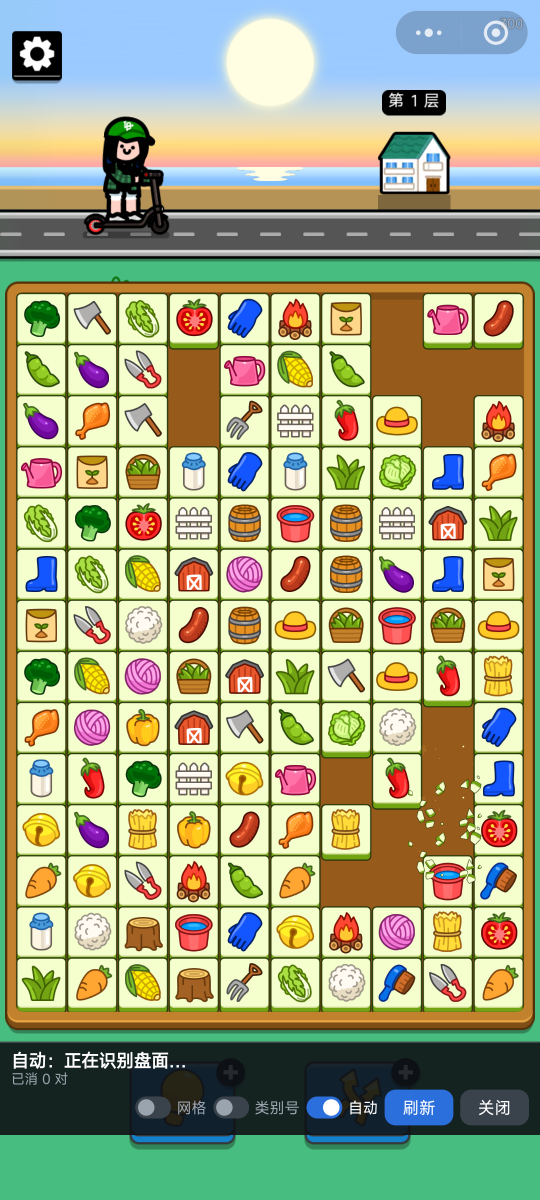
#> input picture BrickGame-Tool/build-dataset/samples/lowconf_1016-010431.png, 1080 x 2400 px (shown at 1/2 size); its folder holds only this picture in this run
$ python gen_vision_golden.py --image build-dataset/samples/lowconf_1016-010431.png   (older library calls are emulated)
#> lines starting #> are read from the running program, lines starting #| are printed output that depends on the picture
### BrickGame-Tool/tile_recognizer.py
#!/usr/bin/env python3
# -*- coding: utf-8 -*-
"""
共享底层库：棋盘标定 + 裁格 + 图标特征 + 帧内聚类。**不做训练，也不写数据集。**

三个环节（全部自动，不依赖机型/分辨率/皮肤）：
  1. 定位棋盘网格：由 `build-dataset/yolo_grid.py`（board/tile 检测）给出网格线，
                   本文件只负责 `grid_from_lines`：按给定网格线裁格、算特征、标空位。
                   投影/自相关那套 OpenCV 标定已删除（残局会给出 191×48 这种网格）。
  2. 特征与空位：每格裁切 → 缩放 → 去底板 → 图标特征；接近纯底色的格子判为空位（`icon_features`）
  3. 帧内聚类：特征两两算距离（带 ±3px 平移对齐，`aligned_distance_matrix`）→
               偶数约束下的等价类（`cluster_by_parity` / `merge_similar`）

谁在用：
  build-dataset/build_dataset.py   标定 + 裁格
  build-dataset/auto_classify.py   图标特征（像素特征兜底路线）
  build-dataset/visualize_groups.py
  train_classifier.py              标定 / 像素基线对比
（早期那套"标定缓存 + 稀疏棋盘兜底 + 奇偶纠错 + 调参 CLI"已随数据集管线落定而删除。）

单独跑一张图只为**看网格定位对不对**（调试图，不产数据集）：
  python tile_recognizer.py samples/screenshot_01.jpg --out out
"""
from __future__ import annotations

import argparse
import itertools
import os
import sys

import cv2
import numpy as np

CELL = 32          # 每格归一化后的边长
INSET = 0.14       # 裁切时向内收缩的比例（去掉格子边框/圆角）
FLAT_THR = 5.0     # 内部边缘能量低于它 = 平坦 = 已消除的空位（实测砖块最低 31、空位最高 0.8）

# 棋盘列数的合理范围（与 Android 侧 OpenCvBoardScanner.MIN_COLS/MAX_COLS 一致）：
# 实测出现过 6 列（连消模式，格距 164）与 10 列（格距 102）两种关卡，留余量覆盖。
# 谐波修正后必须落在这一档才算数。
MIN_COLS = 6
MAX_COLS = 16

# 判断"一段砖块是一排真格子还是 UI 噪声"的密度线：真格子每格至少 2 块砖，
# 而误判进来的状态栏/设置图标那种，一段里平均下来连 1.5 都到不了（真机实测 1.25）。
MIN_RUN_DENSITY = 2.0


# ---------------------------------------------------------------- 图像与投影
def load_image(path: str) -> np.ndarray:
    img = cv2.imread(path, cv2.IMREAD_COLOR)
    if img is None:
        raise SystemExit(f"无法读取图片: {path}")
    return img


def edge_profile(img: np.ndarray) -> np.ndarray:
    """梯度幅值图：格子边界会形成成排的强边，棋盘底色/天空则是平滑的。"""
    gray = cv2.cvtColor(img, cv2.COLOR_BGR2GRAY)
    gx = cv2.Sobel(gray, cv2.CV_32F, 1, 0, ksize=3)
    gy = cv2.Sobel(gray, cv2.CV_32F, 0, 1, ksize=3)
    g = cv2.magnitude(gx, gy)
    g = cv2.GaussianBlur(g, (3, 3), 0)
    return g


def detrend(sig: np.ndarray, win: int) -> np.ndarray:
    """减去滑动平均 = 高通滤波。不做这步，投影里的缓慢趋势会让自相关在
    小滞后上就很高，周期会被误判成 min_pitch。"""
    win = max(5, int(win) | 1)
    pad = win // 2
    box = np.ones(win) / win
    padded = np.pad(sig.astype(np.float64), pad, mode="edge")
    trend = np.convolve(padded, box, mode="same")[pad:pad + len(sig)]
    return sig.astype(np.float64) - trend


def fundamental_pitch(sig: np.ndarray, min_pitch: int, max_pitch: int) -> tuple[int, np.ndarray]:
    """高通后做自相关，取最大峰；若是 2 倍谐波则折半到基波。"""
    x = detrend(sig, max(3 * min_pitch, int(len(sig) * 0.12)))
    n = len(x)
    ac = np.correlate(x, x, mode="full")[n - 1:]
    ac = ac / (ac[0] + 1e-9)
    lo = max(2, min_pitch)
    hi = max(lo + 1, min(n - 2, max_pitch))
    seg = ac[lo:hi]
    if seg.size == 0:
        return lo, ac
    lag = lo + int(np.argmax(seg))
    while lag >= 2 * lo and ac[lag // 2] >= 0.6 * ac[lag]:
        lag //= 2
    return lag, ac


# [16 lines left out: function reconcile_pitches, not called in this run]


def lattice_phase(prof: np.ndarray, pitch: int) -> int:
    """在给定周期下求相位：让网格线尽量落在强边上的那个偏移。"""
    n = len(prof)
    p = detrend(prof, max(3 * pitch, int(n * 0.12)))
    return int(np.argmax([float(p[ph::pitch].sum()) for ph in range(pitch)]))


# [11 lines left out: function longest_run, not called in this run]


def refine_lines(prof: np.ndarray, lines: np.ndarray, pitch: int) -> np.ndarray:
    """把每条网格线放到"缝隙中心"，再做亚像素精调与最小二乘拟合。

    为什么必须放到缝隙中心：相邻两块砖的描边会形成一对很近的峰（实测间隔 9px，
    而格子间距 164px）。相位锁定可能落在其中任意一个峰上，格子边界就偏了半个缝宽，
    裁切窗口跟着错位。所以这里显式找"两条描边之间的谷底"。
    """
    n = len(prof)
    half = max(2, pitch // 5)
    ks, ys = [], []
    for k, y in enumerate(lines):
        lo, hi = max(0, int(y) - half), min(n, int(y) + half + 1)
        seg = prof[lo:hi].astype(np.float64)
        if seg.size < 3:
            continue
        peaks = [i for i in range(1, len(seg) - 1)
                 if seg[i] >= seg[i - 1] and seg[i] >= seg[i + 1] and seg[i] > 0.35 * seg.max()]
        if len(peaks) >= 2:
            a, b = sorted(sorted(peaks, key=lambda i: -seg[i])[:2])
            v = a + int(np.argmin(seg[a:b + 1]))
            pos = float(lo + v)
            if 0 < v < len(seg) - 1:                     # 抛物线插值到亚像素
                d = seg[v - 1] - 2 * seg[v] + seg[v + 1]
                if abs(d) > 1e-6:
                    pos += float(np.clip(0.5 * (seg[v - 1] - seg[v + 1]) / d, -0.5, 0.5))
        elif peaks:
            i = peaks[0]
            thr = 0.5 * seg[i]
            a = i
            while a - 1 >= 0 and seg[a - 1] >= thr:
                a -= 1
            b = i
            while b + 1 < seg.size and seg[b + 1] >= thr:
                b += 1
            w = seg[a:b + 1]
            pos = lo + a + float((w * np.arange(len(w))).sum() / (w.sum() + 1e-9))
        else:
            pos = float(y)
        ks.append(float(k))
        ys.append(pos)

    if len(ks) < 3:
        return lines.astype(np.float64)

    ks_a, ys_a = np.array(ks), np.array(ys)
    for _ in range(2):                       # 去掉偏差大的点后重拟合
        slope, intercept = np.polyfit(ks_a, ys_a, 1)
        resid = np.abs(ys_a - (intercept + slope * ks_a))
        keep = resid <= max(1.5, pitch * 0.08)
        if keep.all():
            break
        ks_a, ys_a = ks_a[keep], ys_a[keep]
    slope, intercept = np.polyfit(ks_a, ys_a, 1)
    return intercept + slope * np.arange(len(lines))


# [29 lines left out: function cell_ring_score, not called in this run]


def _border_mask(size: int = CELL, w: int = 3) -> np.ndarray:
    m = np.zeros((size, size), dtype=bool)
    m[:w, :] = m[-w:, :] = m[:, :w] = m[:, -w:] = True
    return m


_BORDER = _border_mask()


# [442 lines left out: functions icon_features, trim_board_extent, _board_blobs, _pitch_from_centers, _pick_pitch, estimate_lattice_from_blobs and 9 more, not called in this run]


# [2 lines that do not run on import are left out]

### BrickGame-Tool/gen_vision_golden.py
#!/usr/bin/env python3
# -*- coding: utf-8 -*-
"""生成 shared 侧纯数学实现的对照基准（`shared/src/commonTest/.../VisionGolden.kt`）。

为什么要这么一份基准：`shared` 的 `LatticeMath` 是把 `tile_recognizer.py` 的数值逻辑
照搬到 Kotlin 的，光"能编译"不能说明没搬错。所以把 Python 的真实输出固化成常量，
让 JVM 单测逐值比对。

只覆盖投影这一组：真实截图 `build-dataset/samples/screenshot_01.jpg` 的行/列投影
→ 周期、相位、精调后的网格线。

（图标特征 / 对齐距离 / 聚类那几组基准随像素聚类识别一起删了：识别现在已经全走模型。
`tile_recognizer.py` 里对应函数留着当参考实现，哪天真要用回来，从这里加回生成逻辑即可。）

用法（用项目自带的 venv，它装了 numpy + opencv）：
  .venv/bin/python gen_vision_golden.py
改完 `tile_recognizer.py` 的数值逻辑后重跑本脚本，再跑 `:shared:testAndroidHostTest`。
"""
from __future__ import annotations

import argparse
import os
import sys

import numpy as np

HERE = os.path.dirname(os.path.abspath(__file__))
ROOT = os.path.dirname(HERE)
sys.path.insert(0, HERE)

import tile_recognizer as T  # noqa: E402

DEFAULT_IMAGE = os.path.join(HERE, "build-dataset", "samples", "screenshot_01.jpg")
DEFAULT_OUT = os.path.join(
    ROOT, "shared", "src", "commonTest", "kotlin", "com", "qcmian", "brickgame", "vision",
    "VisionGolden.kt",
)
MIN_PITCH = 12


def fmt(arr, nd: int = 2) -> str:
    return ",".join(("%g" % round(float(v), nd)) for v in np.asarray(arr).ravel())


def main() -> None:
    ap = argparse.ArgumentParser(description="生成 VisionGolden.kt")
    ap.add_argument("--image", default=DEFAULT_IMAGE, help="用于投影基准的截图")
    ap.add_argument("--out", default=DEFAULT_OUT, help="输出 Kotlin 文件")
    args = ap.parse_args()

    # 真实截图的投影 → 网格
    img = T.load_image(args.image)
#> in load_image, img is the input picture: shape (2400, 1080, 3); mean B, G, R 129.6, 166.3, 161
    g = T.edge_profile(img)
#> in edge_profile, `gray = cv2.cvtColor(img, cv2.COLOR_BGR2GRAY)`:
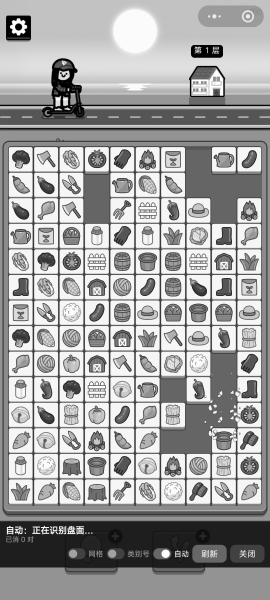
#> gray: shape (2400, 1080) (shown at 1/4 size); min 0, max 255, mean 160.5
#> in edge_profile, `gx = cv2.Sobel(gray, cv2.CV_32F, 1, 0, ksize=3)`:
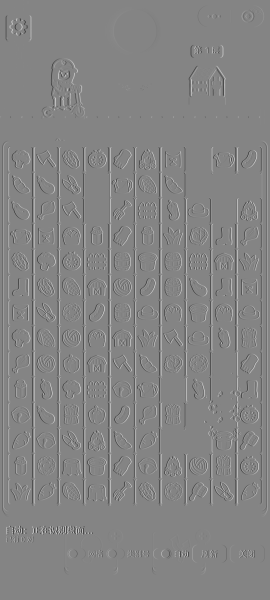
#> gx: shape (2400, 1080) float32 (shown at 1/4 size); min -1013, max 936, mean 0; drawn with min black and max white
#> in edge_profile, `gy = cv2.Sobel(gray, cv2.CV_32F, 0, 1, ksize=3)`:
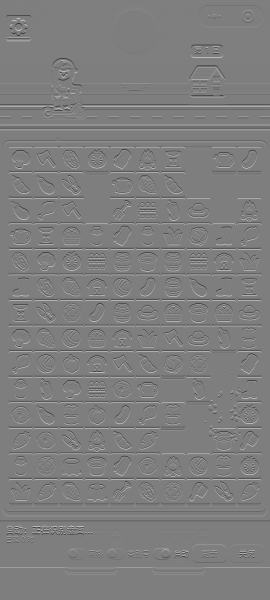
#> gy: shape (2400, 1080) float32 (shown at 1/4 size); min -936, max 945, mean -0.2; drawn with min black and max white
#> in edge_profile, `g = cv2.magnitude(gx, gy)`:
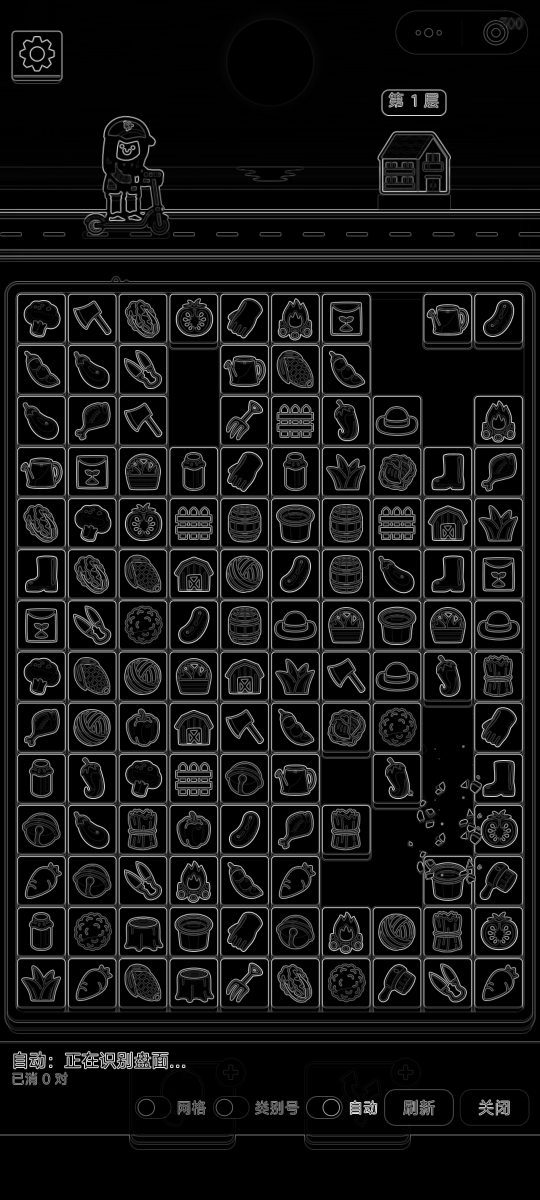
#> g: shape (2400, 1080) float32 (shown at 1/2 size); min 0, max 1013.2, mean 82.3; drawn with min black and max white
    row_prof = g.sum(axis=1)
#> row_prof = 2400 values, max 562994.1 at index 424, min 0 at index 525, mean 88885.4
    col_prof = g.sum(axis=0)
#> col_prof = 1080 values, max 840497 at index 130, min 12744 at index 7, mean 197523.1
    h, w = g.shape
    pitch_y, _ = T.fundamental_pitch(row_prof, MIN_PITCH, int(h * 0.25))
#> in detrend, `padded = np.pad(sig.astype(np.float64), pad, mode="edge")`: padded = 2688 values, max 562994.1 at index 568, min 0 at index 669, mean 79396.5
#> in detrend, `trend = np.convolve(padded, box, mode="same")[pad:pad + len(sig)]`: trend = 2400 values, max 146899.5 at index 1161, min 4965.8 at index 2399, mean 88675.8
#> in fundamental_pitch, `x = detrend(sig, max(3 * min_pitch, int(len(sig) * 0.12)))`: x = 2400 values, max 504796.5 at index 424, min -106517.7 at index 1107, mean 209.6
#> in fundamental_pitch, `n = len(x)`: n = 2400
#> in fundamental_pitch, `ac = np.correlate(x, x, mode="full")[n - 1:]`: ac = 2400 values, max 1.02e+13 at index 0, min -3.61e+12 at index 112, mean 2.18e+09
#> in fundamental_pitch, `ac = ac / (ac[0] + 1e-9)`: ac = 2400 values, max 1 at index 0, min -0.354 at index 112, mean 0.000213
#> in fundamental_pitch, `hi = max(lo + 1, min(n - 2, max_pitch))`: hi = 600
#> in fundamental_pitch, `seg = ac[lo:hi]`: seg = 588 values, max 0.537 at index 90, min -0.354 at index 100, mean -0.00257
#> in fundamental_pitch, `lag = lo + int(np.argmax(seg))`: lag = 102
#> pitch_y = 102
    pitch_x, _ = T.fundamental_pitch(col_prof, MIN_PITCH, int(w * 0.25))
#> pitch_x = 102
    phase_y = T.lattice_phase(row_prof, pitch_y)
#> in lattice_phase, `n = len(prof)`: n = 2400
#> in lattice_phase, `p = detrend(prof, max(3 * pitch, int(n * 0.12)))`: p = 2400 values, max 507335.3 at index 424, min -105758.8 at index 1107, mean 239.7
#> phase_y = 79
    phase_x = T.lattice_phase(col_prof, pitch_x)
#> phase_x = 27
    ylines = T.refine_lines(row_prof, np.arange(phase_y, h, pitch_y), pitch_y)
#> in refine_lines, `n = len(prof)`: n = 2400
#> in refine_lines, `half = max(2, pitch // 5)`: half = 20
#> the loop in refine_lines, `for k, y in enumerate(lines):` made 23 passes
#> (y, lo, hi, peaks, v, pos) on passes 1, 2, 3, 4, 5, 12, 13: (79, 59, 100, [3, 14, 23], 17, 76.44), (181, 161, 202, [19, 29, 31, 37], 22, 182.7), (283, 263, 304, [6, 11, 14, 23, 28, 35], 17, 279.7), (385, 365, 406, [6, 13, 18, 23], 16, 380.9), (487, 467, 508, [4, 32, 38], 12, 479.5), (1201, 1181, 1222, [2, 17, 20], 18, 1199.1), (1303, 1283, 1324, [2, 17, 20], 19, 1301.6)
#> after the loop in refine_lines, `for k, y in enumerate(lines):`: ks = [0, 1, 2, 3, 4, 5, 6, 7, 8, 9, 10, 11, 12, 13, 14, 15, 16, 17, 18, 19, 20, 21, 22]; ys = [76.44, 182.7, 279.7, 380.9, 479.5, 585.6, 688.2, 789.7, 892.5, 994.8, 1096.9, 1199.1, 1301.6, 1403.8, 1505.9, 1608, 1710.5, 1812.6, 1914.8, 2007.4, 2132.8, 2215.8, 2323]
#> in refine_lines, `ks_a, ys_a = np.array(ks), np.array(ys)`: ks_a = 23 values from 0 to 22; ys_a = 23 values from 76.44 to 2323
#> the loop in refine_lines, `for _ in range(2):` made 2 passes
#> (slope, intercept) on passes 1 to 2: (102.2, 75.42), (102.1, 75.87)
#> after the loop in refine_lines, `for _ in range(2):`: ks_a = 21 values from 0 to 22; ys_a = 21 values from 76.44 to 2323
#> ylines = 23 values from 75.87 to 2322
    xlines = T.refine_lines(col_prof, np.arange(phase_x, w, pitch_x), pitch_x)
#> the loop in refine_lines (call 2), `for k, y in enumerate(lines):` made 11 passes
#> (y, lo, hi, peaks, v, pos) on pass 1: (27, 7, 48, [3, 7, 28], 14, 20.51)
#> the loop in refine_lines (call 2), `for _ in range(2):` made 1 pass
#> (slope, intercept) on pass 1: (102.7, 26.32)
#> xlines = [26.32, 129, 231.7, 334.3, 437, 539.7, 642.4, 745, 847.7, 950.4, 1053.1]

    lines = [
        "package com.qcmian.brickgame.vision",
        "",
        "// 本文件由 BrickGame-Tool/gen_vision_golden.py 生成，请勿手改。",
        "// 用途：把 Kotlin 的重写钉在 tile_recognizer.py 的数值结果上（改了 Python 逻辑就重跑生成器）。",
        f"// 数据来源：{os.path.relpath(args.image, ROOT)} 的行/列投影。",
        "internal object VisionGolden {",
        f'    const val IMAGE = "{os.path.basename(args.image)}"',
        f"    const val MIN_PITCH = {MIN_PITCH}",
        f"    const val PITCH_X = {pitch_x}",
        f"    const val PITCH_Y = {pitch_y}",
        f"    const val PHASE_X = {phase_x}",
        f"    const val PHASE_Y = {phase_y}",
        f'    const val ROW_PROF = "{fmt(row_prof)}"',
        f'    const val COL_PROF = "{fmt(col_prof)}"',
        f'    const val YLINES = "{fmt(ylines, 4)}"',
        f'    const val XLINES = "{fmt(xlines, 4)}"',
        "}",
        "",
    ]

    os.makedirs(os.path.dirname(args.out), exist_ok=True)
    with open(args.out, "w") as f:
        f.write("\n".join(lines))
    print(f"图片 {w}x{h}：pitch=({pitch_x},{pitch_y}) phase=({phase_x},{phase_y}) "
          f"网格 {len(xlines) - 1}列×{len(ylines) - 1}行")
#| 图片 1080x2400：pitch=(102,102) phase=(27,79) 网格 10列×22行
    print(f"→ {args.out}")


if __name__ == "__main__":
    main()

$ run again, on BrickGame-Tool/build-dataset/samples/微信图片_20261012124713_3_2.jpg
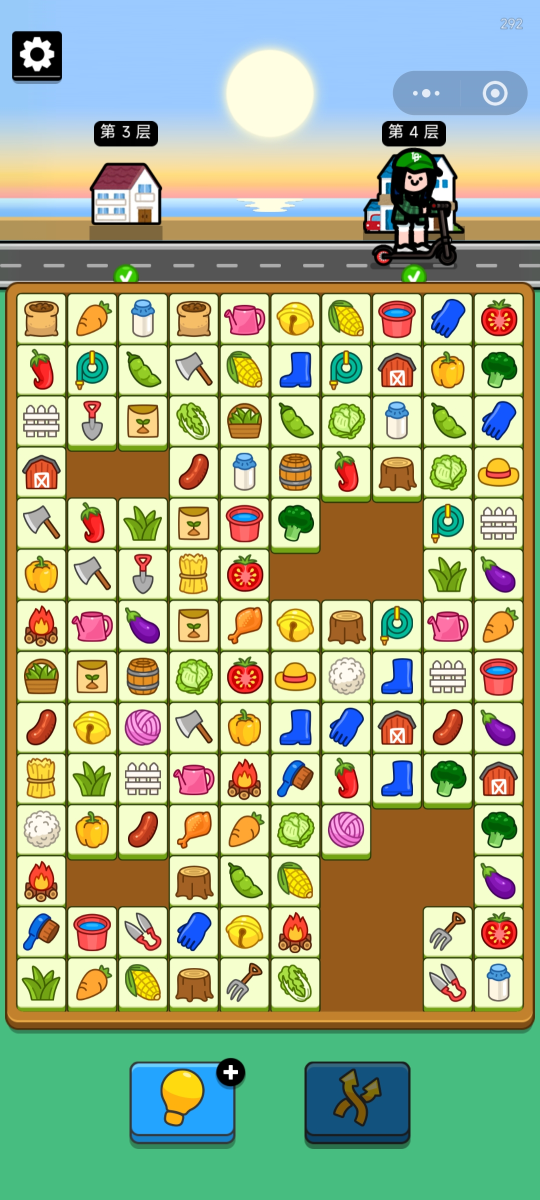
#> input picture BrickGame-Tool/build-dataset/samples/微信图片_20261012124713_3_2.jpg, 1080 x 2400 px (shown at 1/2 size)
#> in load_image, img is the input picture: shape (2400, 1080, 3); mean B, G, R 136, 173.6, 162.7
#> in edge_profile, `gy = cv2.Sobel(gray, cv2.CV_32F, 0, 1, ksize=3)`:
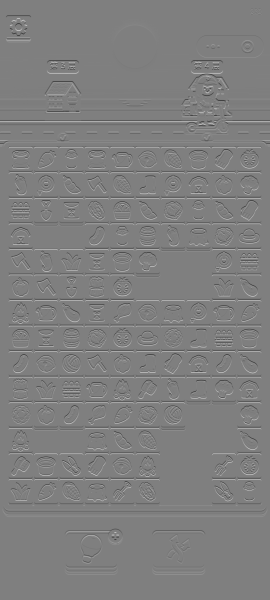
#> gy: shape (2400, 1080) float32 (shown at 1/4 size); min -1019, max 1020, mean -0.2; drawn with min black and max white
#> in edge_profile, `g = cv2.GaussianBlur(g, (3, 3), 0)`:
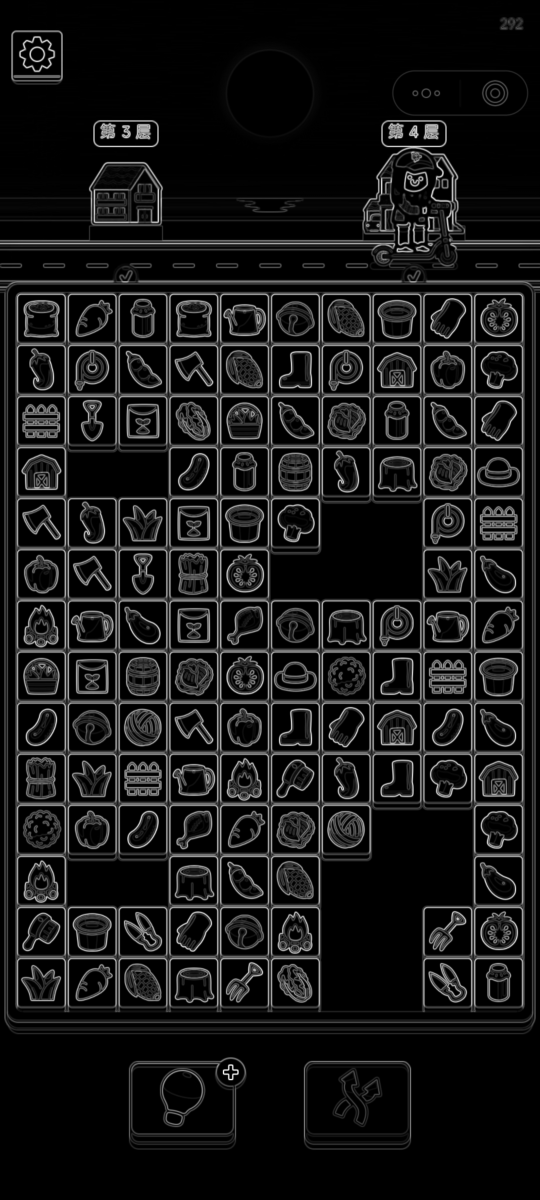
#> g: shape (2400, 1080) float32 (shown at 1/2 size); min 0, max 791, mean 75.1; drawn with min black and max white
#> row_prof = 2400 values, max 527419.2 at index 487, min 0 at index 2074, mean 81065
#> col_prof = 1080 values, max 823574.9 at index 441, min 10823.9 at index 5, mean 180144.5
#> padded = 2688 values, max 527419.2 at index 631, min 0 at index 2218, mean 72431.2
#> trend = 2400 values, max 135154.6 at index 1467, min 3204.9 at index 2399, mean 80924.4
#> x = 2400 values, max 451216.7 at index 487, min -97427.3 at index 581, mean 140.6
#> in fundamental_pitch, `n = len(x)`: n = 2400
#> in fundamental_pitch, `ac = np.correlate(x, x, mode="full")[n - 1:]`: ac = 2400 values, max 7.48e+12 at index 0, min -2.91e+12 at index 93, mean 1.58e+09
#> in fundamental_pitch, `ac = ac / (ac[0] + 1e-9)`: ac = 2400 values, max 1 at index 0, min -0.389 at index 93, mean 0.000212
#> in fundamental_pitch, `hi = max(lo + 1, min(n - 2, max_pitch))`: hi = 600
#> seg = 588 values, max 0.642 at index 90, min -0.389 at index 81, mean -0.00258
#> in fundamental_pitch, `lag = lo + int(np.argmax(seg))`: lag = 102
#> in lattice_phase, `n = len(prof)`: n = 2400
#> p = 2400 values, max 450978.5 at index 487, min -96558 at index 581, mean 163.5
#> phase_y = 79
#> phase_x = 27
#> in refine_lines, `n = len(prof)`: n = 2400
#> half = 20
#> the loop in refine_lines, `for k, y in enumerate(lines):` made 23 passes
#> (y, lo, hi, peaks, i, thr) on pass 2: (181, 161, 202, [7], 7, 11274.5)
#> after the loop in refine_lines, `for k, y in enumerate(lines):`: ks = [0, 1, 2, 3, 4, 5, 6, 7, 8, 9, 10, 11, 12, 13, 14, 15, 16, 17, 18, 19, 20, 21, 22]; ys = [69.53, 167.5, 282.6, 383.8, 483.7, 585.5, 688.1, 790.6, 892.9, 994.8, 1097, 1198.7, 1301.6, 1403.8, 1505.8, 1608, 1710.5, 1811.5, 1914.7, 2007.4, 2124.6, 2222.5, 2323]
#> in refine_lines, `ks_a, ys_a = np.array(ks), np.array(ys)`: ks_a = 23 values from 0 to 22; ys_a = 23 values from 69.53 to 2323
#> the loop in refine_lines, `for _ in range(2):` made 2 passes
#> (slope, intercept) on passes 1 to 2: (102.3, 73.39), (102.3, 74.32)
#> after the loop in refine_lines, `for _ in range(2):`: ks_a = 21 values from 0 to 22; ys_a = 21 values from 69.53 to 2323
#> ylines = 23 values from 74.32 to 2324.6
#> the loop in refine_lines (call 2), `for k, y in enumerate(lines):` made 11 passes
#> (y, lo, hi, peaks, v, pos) on pass 1: (27, 7, 48, [3, 7, 28], 14, 20.51)
#> the loop in refine_lines (call 2), `for _ in range(2):` made 1 pass
#> (slope, intercept) on pass 1: (102.5, 26.72)
#> xlines = [26.72, 129.3, 231.8, 334.3, 436.9, 539.4, 641.9, 744.5, 847, 949.6, 1052.1]
#| 图片 1080x2400：pitch=(102,102) phase=(27,79) 网格 10列×22行
